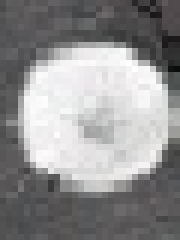
%> input picture matlab_code/tumor_training.jpg, 30 x 40 px (shown 6 times larger)
$ octave example2.m   (GNU Octave 9; MATLAB toolbox functions it lacks are replaced by stand-ins)
%> lines starting %> are read from the running program, lines starting %| are printed output that depends on the picture
% Beril Sirmacek
% University of Twente
% Medical Image Processing
% Exercise-1: Visualization and processing of MRI volume data
% April 2018
%%
clear all
close all
clc
%% Step 1: Read training images
% Read the reference image containing the object of interest.
tumorImage = imresize(rgb2gray(imread('tumor_training.jpg')),4);
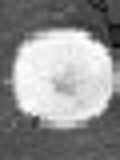
%> tumorImage: size 160x120 uint8; min 10, max 255, mean 144.4
figure;
imshow(tumorImage);
title('Image of a tumor');

%% Read the test image containing a tumor
brainImage = imresize(rgb2gray(imread('tumor_test1.jpg')),4);
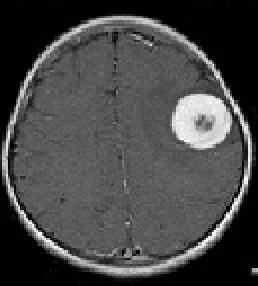
%> input picture matlab_code/tumor_test1.jpg, 129 x 143 px (shown 2 times larger)
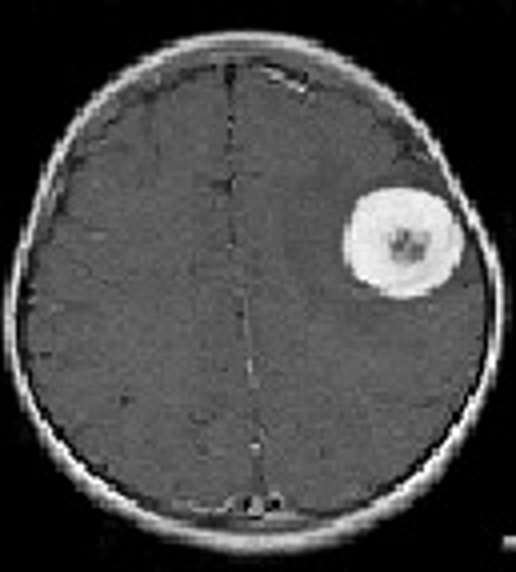
%> brainImage: size 572x516 uint8; min 0, max 255, mean 69.7
figure;
imshow(brainImage);
title('Image of a Cluttered Scene');

%% Step 2: Detect Feature Points
% Detect feature points in both images.
%> (the run ends here)
